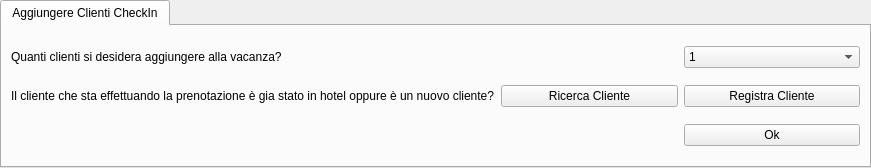
<?xml version="1.0" encoding="UTF-8"?>
<ui version="4.0">
 <class>tabAggiungereClientiCheckIn</class>
 <widget class="QTabWidget" name="tabAggiungereClientiCheckIn">
  <property name="geometry">
   <rect>
    <x>0</x>
    <y>0</y>
    <width>871</width>
    <height>168</height>
   </rect>
  </property>
  <property name="windowTitle">
   <string>Aggiungere Clienti CheckIn</string>
  </property>
  <widget class="QWidget" name="tab">
   <attribute name="title">
    <string>Aggiungere Clienti CheckIn</string>
   </attribute>
   <layout class="QGridLayout" name="gridLayout">
    <item row="1" column="1">
     <widget class="QPushButton" name="btnRicercaCliente">
      <property name="text">
       <string>Ricerca Cliente</string>
      </property>
     </widget>
    </item>
    <item row="1" column="0">
     <widget class="QLabel" name="labelDoamandaSeClienteGiaStatoInHotelOppureNo">
      <property name="text">
       <string>Il cliente che sta effettuando la prenotazione è gia stato in hotel oppure è un nuovo cliente?</string>
      </property>
     </widget>
    </item>
    <item row="1" column="2">
     <widget class="QPushButton" name="btnRegistraCliente">
      <property name="text">
       <string>Registra Cliente</string>
      </property>
     </widget>
    </item>
    <item row="0" column="0">
     <widget class="QLabel" name="labelNumeroClientiDaAggiungere">
      <property name="text">
       <string>Quanti clienti si desidera aggiungere alla vacanza?</string>
      </property>
     </widget>
    </item>
    <item row="2" column="2">
     <widget class="QPushButton" name="btnConfermaAggiungereClienti">
      <property name="text">
       <string>Ok</string>
      </property>
     </widget>
    </item>
    <item row="0" column="2">
     <widget class="QComboBox" name="comboboxInserireNumeroClientiDaAggiungere">
      <item>
       <property name="text">
        <string>1</string>
       </property>
      </item>
      <item>
       <property name="text">
        <string>2</string>
       </property>
      </item>
      <item>
       <property name="text">
        <string>3</string>
       </property>
      </item>
     </widget>
    </item>
   </layout>
  </widget>
 </widget>
 <resources/>
 <connections/>
</ui>
